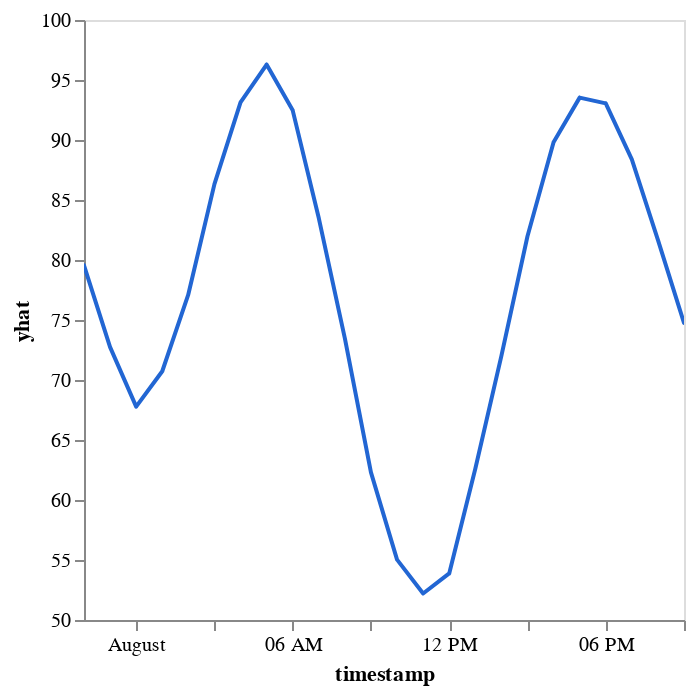

Notebook cell for this chart:
### Code cell
import inspect
_dntk.DeepnoteChart(forecast_df, """{"layer":[{"layer":[{"mark":{"clip":true,"type":"trail","color":"#2266D3","tooltip":true},"encoding":{"x":{"axis":{"grid":false},"sort":"ascending","type":"temporal","field":"timestamp","scale":{"type":"linear","zero":false}},"y":{"axis":{"grid":false},"sort":null,"type":"quantitative","field":"yhat","scale":{"type":"linear","zero":false},"format":{"type":"default","decimals":null},"formatType":"numberFormatFromNumberType"}}}]}],"title":"","config":{"legend":{}},"$schema":"https://vega.github.io/schema/vega-lite/v5.json","encoding":{},"usermeta":{"tooltipDefaultMode":true}}""", **({'attach_selection': True} if 'attach_selection' in inspect.signature(_dntk.DeepnoteChart).parameters else {}), **({'filters': '[]'} if 'filters' in inspect.signature(_dntk.DeepnoteChart).parameters else {}))

### Figure 1 — Vega-Lite specification as saved in the notebook (floating-point values rounded to 4 significant figures)
{"layer": [{"layer": [{"mark": {"clip": true, "type": "trail", "color": "#2266D3", "tooltip": true}, "encoding": {"x": {"axis": {"grid": false}, "sort": "ascending", "type": "temporal", "field": "timestamp", "scale": {"type": "linear", "zero": false}}, "y": {"axis": {"grid": false}, "sort": null, "type": "quantitative", "field": "yhat", "scale": {"type": "linear", "zero": false}, "format": {"type": "default", "decimals": null}, "formatType": "numberFormatFromNumberType"}}}]}], "title": "", "config": {"legend": {}}, "$schema": "https://vega.github.io/schema/vega-lite/v5.json", "encoding": {}, "usermeta": {"tooltipDefaultMode": true}, "data": {"values": [{"timestamp": "2024-08-01T00:00:00+02:00", "yhat": 79.56}, {"timestamp": "2024-08-01T01:00:00+02:00", "yhat": 72.74}, {"timestamp": "2024-08-01T02:00:00+02:00", "yhat": 67.78}, {"timestamp": "2024-08-01T03:00:00+02:00", "yhat": 70.73}, {"timestamp": "2024-08-01T04:00:00+02:00", "yhat": 77.14}, {"timestamp": "2024-08-01T05:00:00+02:00", "yhat": 86.32}, {"timestamp": "2024-08-01T06:00:00+02:00", "yhat": 93.14}, {"timestamp": "2024-08-01T07:00:00+02:00", "yhat": 96.29}, {"timestamp": "2024-08-01T08:00:00+02:00", "yhat": 92.47}, {"timestamp": "2024-08-01T09:00:00+02:00", "yhat": 83.49}, {"timestamp": "2024-08-01T10:00:00+02:00", "yhat": 73.47}, {"timestamp": "2024-08-01T11:00:00+02:00", "yhat": 62.3}, {"timestamp": "2024-08-01T12:00:00+02:00", "yhat": 55.03}, {"timestamp": "2024-08-01T13:00:00+02:00", "yhat": 52.21}, {"timestamp": "2024-08-01T14:00:00+02:00", "yhat": 53.88}, {"timestamp": "2024-08-01T15:00:00+02:00", "yhat": 62.61}, {"timestamp": "2024-08-01T16:00:00+02:00", "yhat": 72.01}, {"timestamp": "2024-08-01T17:00:00+02:00", "yhat": 81.98}, {"timestamp": "2024-08-01T18:00:00+02:00", "yhat": 89.81}, {"timestamp": "2024-08-01T19:00:00+02:00", "yhat": 93.53}, {"timestamp": "2024-08-01T20:00:00+02:00", "yhat": 93.05}, {"timestamp": "2024-08-01T21:00:00+02:00", "yhat": 88.39}, {"timestamp": "2024-08-01T22:00:00+02:00", "yhat": 81.68}, {"timestamp": "2024-08-01T23:00:00+02:00", "yhat": 74.75}]}}
